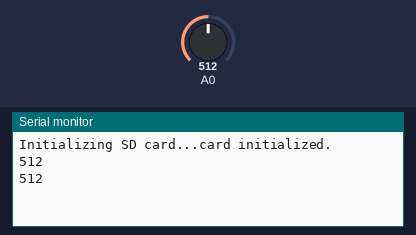
A sketch run on a simulated Arduino Uno, built with avr-gcc and run on an emulated ATmega328P. Parts: the last lines printed to the serial monitor. Inputs (shaded band) come from the test bench; at power-on: A0 = 512. Storage starts empty.

Above: at 5.8 s.
5.9 s: A0 set to 716
At 10.5 s:
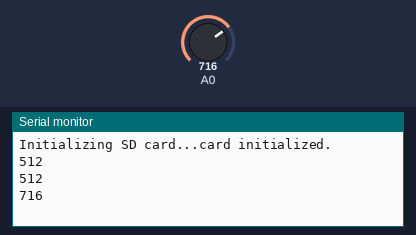
11.9 s: A0 set to 900
At 15.9 s:
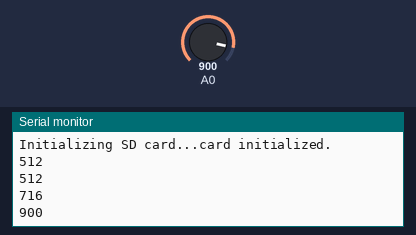
Timing chart, 0 to 17.4 s (numbered marks = the images above; inputs shaded):
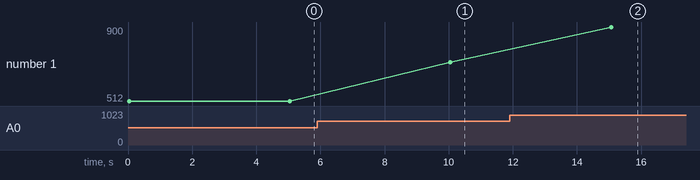

Measured:
- after the input at 5.9 s, the serial monitor: prints a new line after 4.2 s (image 1)
- after the input at 11.9 s, the serial monitor: prints a new line after 3.2 s (image 2)
- plotted number 1: 512 → 716 after the input at 5.9 s, 716 → 900 after the input at 11.9 s

The sketch:

SD_card_module.ino
```cpp
// SD card module sample code

#include <SPI.h>
#include <SD.h>

const int chipSelect = 10;

void setup() {
  Serial.begin(9600);
  while (!Serial); // wait for Serial Monitor to open
  Serial.print("Initializing SD card...");
  if (!SD.begin(chipSelect)) {
    Serial.println("Card failed, or not present");
    return;
  }
  Serial.println("card initialized.");
}

void loop() {
  int sensor = analogRead(A0);
  String dataString = String(sensor);

  File dataFile = SD.open("datalog.txt", FILE_WRITE); // use 8.3 file name
  if (dataFile) {
    dataFile.println(dataString);
    dataFile.close();
    Serial.println(dataString); // echo on Serial Monitor
  }
  else {
    Serial.println("error opening datalog.txt");
  }

  delay(5000);
}
```
